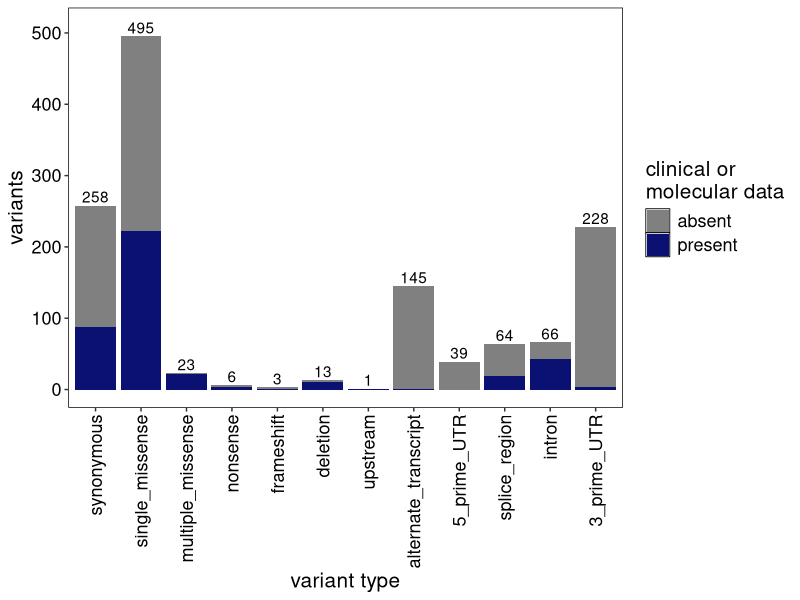
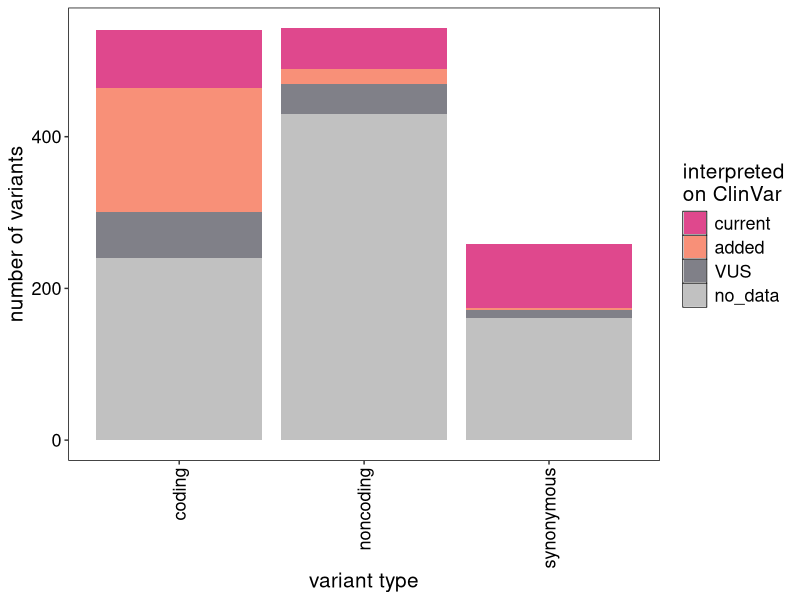
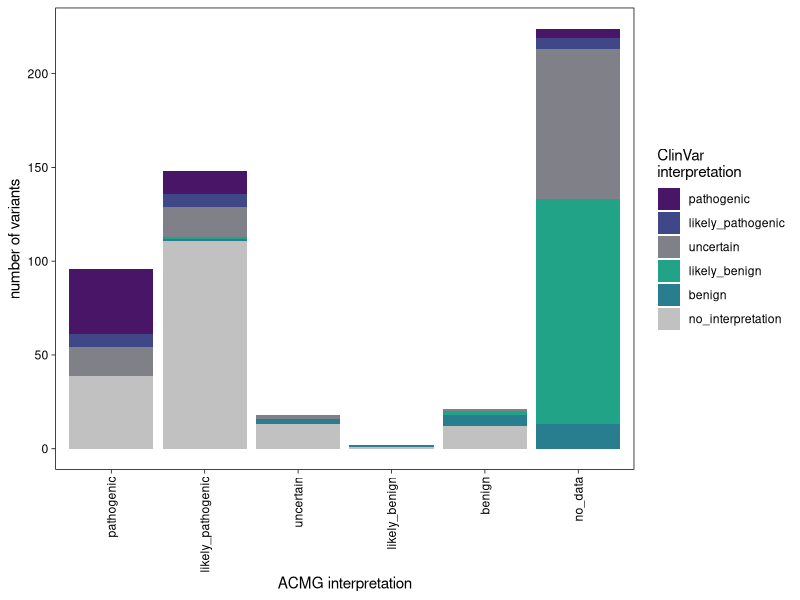
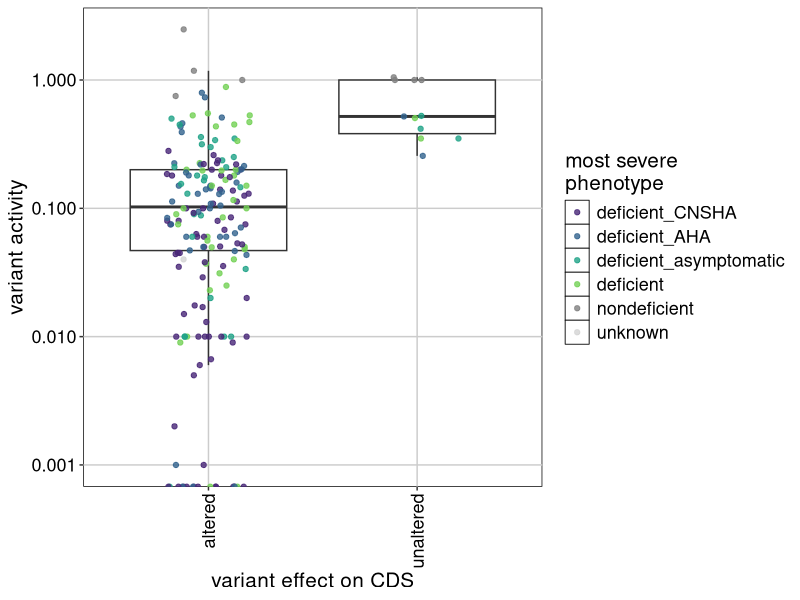
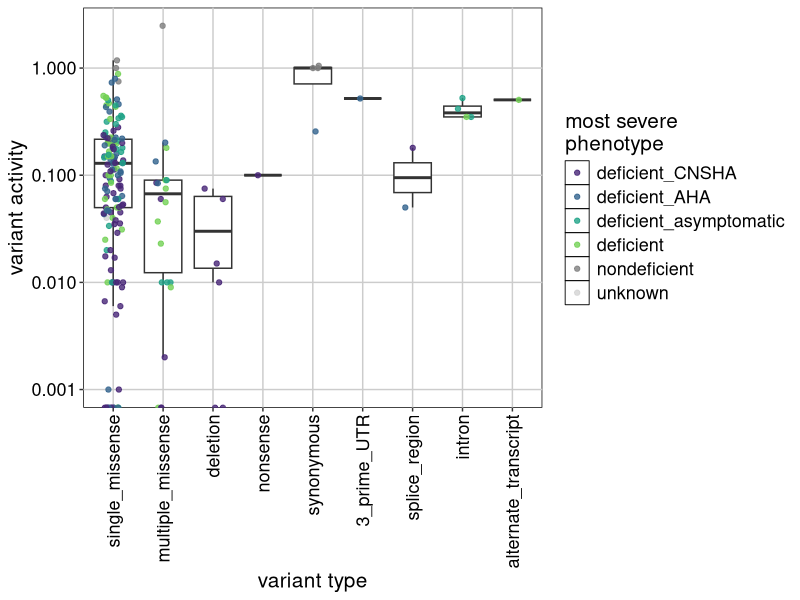
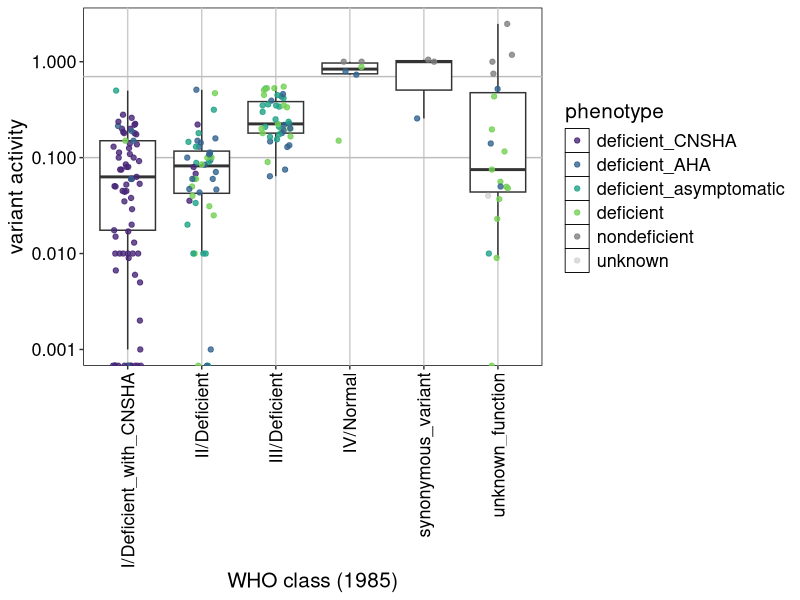
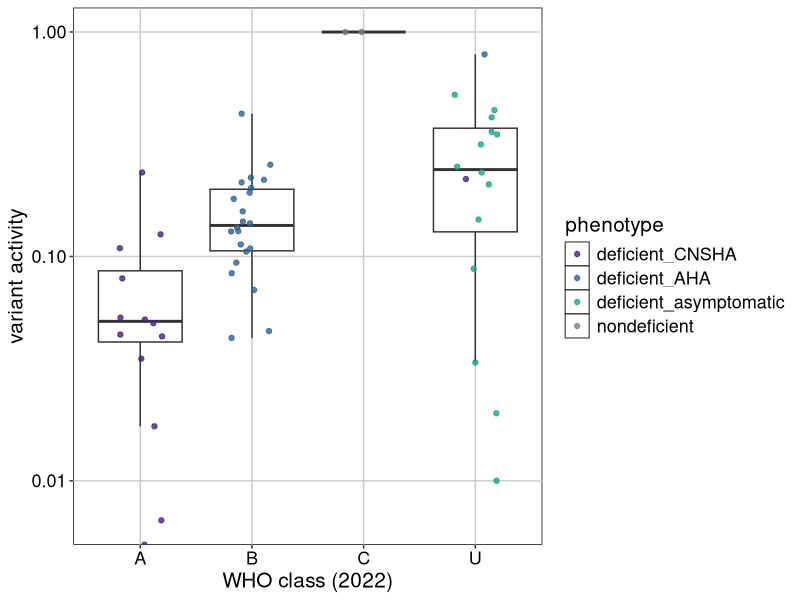
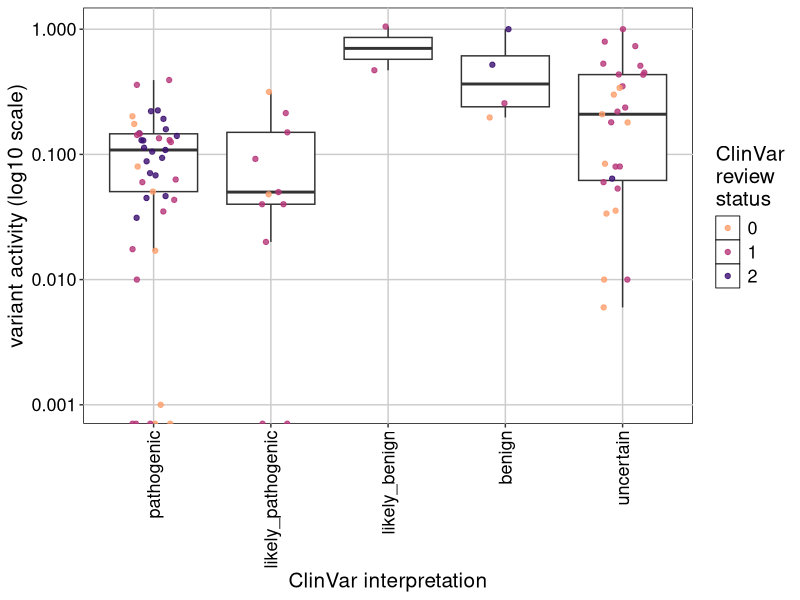

Reproduce these figures in R, in order.
## ---- chunk 1
knitr::opts_chunk$set(echo = TRUE)
## ---- chunk 2
library(dplyr)
library(ggplot2)
library(viridis)
library(quantreg)
library(spatstat)

#make ggplot nice
ggplot <- function(...) {
  ggplot2::ggplot(...) + 
    ## white background with black border
    theme(panel.background = element_rect(fill = "white", 
                                          color = "black"),
          ## hide gridlines
          panel.grid.major = element_line(color = "grey80"),
          panel.grid.minor = element_blank(),
          ## change legend position
          legend.position = "right",
          legend.justification = "center",
          legend.key = element_rect(fill = "white", size = 0.3),
          ## change text
          axis.title = element_text(size = 15, color = "black"),
          axis.text = element_text(size = 13, color = "black"),
          legend.text = element_text(size = 13, color = "black"),
          legend.title = element_text(size = 15, color = "black"))
}

#set color palettes
classify_colors <- c("#DF488D", "#F89078", "#808088", "#C1C1C1")
who_col <- c("#482677", "#33638D", "#20A387", "#73D055", "#808080", "#D3D3D3")
f1c_colors <- c("#481567", "#404788","#808088","#20A387FF", "#287D8E","#C1C1C1")

## ---- chunk 3
g6pd_cat <- read.delim("fig_G6PD_variant_catalog.txt", sep="\t", header=T)
g6pd_cat_noB <- filter(g6pd_cat, !is.na(hg19_core))

g6pd_cat_mol <- read.delim("fig_mol_act.txt", sep="\t", header=T)
g6pd_cat_mol_info <- read.delim("fig_G6PD_mol_info.txt", sep="\t", header=T)

acmg_counts <- read.delim("fig_acmg_counts.txt", sep="\t", header=T)
acmg_counts$acmg <- factor(acmg_counts$acmg,levels=c("pathogenic","likely_pathogenic","uncertain","likely_benign","benign","no_data"))
acmg_counts$clinvar <- factor(acmg_counts$clinvar, levels=c("pathogenic","likely_pathogenic","uncertain","likely_benign","benign","no_interpretation"))
## ---- chunk 4

#column 4 as average activity and 5 as number of hemizygotes with activity data

#make function to calculate total activity for row
total_act_fx = function(x, output){
  row_avg = as.numeric(x[4])
  row_n = as.numeric(x[5])
  return(row_avg*row_n)
}

#calculate for each row
activity_tot <- apply(g6pd_cat_mol, 1, total_act_fx)
#append as a new column
g6pd_cat_tot <- cbind(g6pd_cat_mol, activity_tot)

#now calculate weighted average by adding all activity totals and dividing by total n
g6pd_sum <- g6pd_cat_tot %>%
  group_by(hg19_core, name) %>%  #do calculations for each variant
  #sum activity and divide by number of hemizygotes
  mutate(weighted_avg_act = sum(activity_tot, na.rm=T)/sum(activity_n, na.rm=T)) 

#get unique, non-NA values
g6pd_select <- data.frame(g6pd_sum$hg19_core, g6pd_sum$name, g6pd_sum$weighted_avg_act)
g6pd_uniq_mol <- unique(g6pd_select)
g6pd_uniq_mol <- na.omit(g6pd_uniq_mol)

#export
write.table(g6pd_uniq_mol, "g6pd_uniq_act.txt", append = T, sep = "\t", row.names = F)

#mol info mined from how many papers?
n_papers <- length(unique(g6pd_cat_mol$PMID))
print(n_papers)

## ---- chunk 5
#how many have at least 3 reports of activity
g6pd_act_n <- g6pd_cat_mol %>%
  group_by(hg19_core, name) %>%  #do calculations for each variant
  #sum activity and divide by number of hemizygotes
  mutate(total_act = sum(activity_n, na.rm=T)) 
g6pd_act_n3 <- filter(g6pd_act_n, total_act >= 3)

g6pd_med_act <- g6pd_cat_mol  %>% filter(hg19_core %in% g6pd_act_n3$hg19_core) %>%
  filter(is.na(activity_avg) == FALSE) %>%
  group_by(hg19_core, name) %>%  #do calculations for each variant
  dplyr::summarise(activity_med = weighted.median(activity_avg, activity_n),
           .groups = 'drop')

#need to manuall QC check that they are >=3 unrelated (threw out Amsterdam, Dindori, Rehovot, and Vancouver)
#then determine if fit WHO 2022 cutoffs, of <20% CNSHA (A), <45% AHA (B), 60-150% no HA (C)
## ---- chunk 6
types_occur <- as.data.frame(table(g6pd_cat$type))
types_occur <- types_occur %>% rename(type=Var1) %>% rename(total_count=Freq)
types_occur$type <- factor(types_occur$type, levels = c("synonymous", "single_missense", "multiple_missense", "nonsense", "frameshift", "deletion", "upstream", "alternate_transcript", "5_prime_UTR", "splice_region", "intron", "3_prime_UTR"))
two_groups <- c("noncoding", "noncoding","noncoding","coding", "coding", "noncoding","coding", "coding","coding", "noncoding","coding", "noncoding")
types_occur$group <- two_groups

#how many have clinical or molecular data?
g6pd_cat_clinmol <- g6pd_cat %>%
  filter(molecular_info>0 | is.na(ClinVar_class) == FALSE) %>%
  filter(molecular_info>0 | ClinVar_class %in% c("pathogenic", "likely_pathogenic", "likely_benign", "benign"))
types_occur_clinmol <- as.data.frame(table(g6pd_cat_clinmol$type))
types_occur_clinmol <- types_occur_clinmol %>% rename(type=Var1) %>% rename(mol_count=Freq)
types_occur <- left_join(types_occur, types_occur_clinmol, by = "type")
types_occur$type <- factor(types_occur$type, levels = c("synonymous", "single_missense", "multiple_missense", "nonsense", "frameshift", "deletion", "upstream", "alternate_transcript", "5_prime_UTR", "splice_region", "intron", "3_prime_UTR"))

#graph number with clin and mol data by type
#note that catalog only included intron variants with clinmol data or >5% pop freq
fig_1a <- ggplot(data=types_occur) +
  geom_col(aes(x=type, y=total_count, fill="absent")) +
  geom_col(aes(x=type, y=mol_count, fill="present")) +
  geom_text(aes(x=type, y=total_count, label=total_count), vjust=-0.25) +
  xlab("variant type") +
  ylab("variants") +
  labs(fill="clinical or\nmolecular data") +
  scale_fill_manual(values=c("#808080", "#0A1172")) +
  ylim(0,510) +
  theme(panel.grid.major = element_blank(), panel.grid.minor = element_blank()) +
  theme(axis.text.x = element_text(angle = 90, vjust = 0.5, hjust=1))
ggsave(file = "fig1A.pdf", fig_1a, device="pdf", height = 6, width = 11)
## ---- chunk 7
#make the df
variants <- c(76, 163, 61, 240, 54, 20, 39, 430, 84, 3, 10, 161)
type <- c(rep("coding", 4), rep("noncoding", 4), rep("synonymous", 4))
reference <- c("current", "added", "VUS", "no_data")
var_type_counts <- data.frame(variants, type)
var_type_counts <- cbind(var_type_counts, rep(reference))
colnames(var_type_counts) <- c('variant', "type", "reference")
var_type_counts$reference <- factor(var_type_counts$reference, levels=c("current", "added", "VUS", "no_data"))

#plot
fig_1B <- ggplot(data=var_type_counts,
       aes(x=type, y=variants, fill=reference)) +
  geom_col() +
  scale_fill_manual(values=classify_colors) +
  xlab("variant type") +
  ylab("number of variants") +
  labs(fill="interpreted\non ClinVar") +
  theme(panel.grid.major = element_blank(), panel.grid.minor = element_blank()) +
  theme(axis.text.x = element_text(angle = 90, vjust = 0.5, hjust=1))
ggsave(file = "fig1B.pdf", fig_1B, device="pdf", height = 6, width = 5)
## ---- chunk 8
fig_1C <- ggplot(data=acmg_counts,
       aes(x=acmg, y=count, fill=clinvar)) +
  geom_col() +
  theme_linedraw() +
  scale_fill_manual(values=f1c_colors) +
  xlab("ACMG interpretation") +
  ylab("number of variants") +
  labs(fill="ClinVar\ninterpretation") +
  theme(panel.grid.major = element_blank(), panel.grid.minor = element_blank()) +
  theme(axis.text.x = element_text(angle = 90, vjust = 0.5, hjust=1))
ggsave(file = "fig1C.pdf", fig_1C, device="pdf", height = 6, width = 7)
## ---- chunk 9
g6pd_cat_type <- g6pd_cat
g6pd_cat_type$group <- as.character(g6pd_cat_type$type)
g6pd_cat_type$group[g6pd_cat_type$type %in% c("single_missense", "multiple_missense", "deletion","nonsense", "splice_region")] <- "altered"
g6pd_cat_type$group[g6pd_cat_type$type %in% c("synonymous", "3_prime_UTR", "5_prime_UTR", "intron","alternate_transcript", "upstream", NA)] <- "unaltered"
g6pd_cat_type$phenotype <- factor(g6pd_cat_type$phenotype, levels = c("deficient_CNSHA", "deficient_AHA", "deficient_asymptomatic", "deficient", "nondeficient", "unknown"))

fig_2a <- ggplot(data=subset(g6pd_cat_type, !is.na(activity_avg)), aes(x=group, y=activity_avg)) +
  geom_boxplot(outlier.alpha=F) +
  geom_jitter(aes(color=phenotype), width=0.2, height=0, alpha=0.8) +
  scale_color_manual(values=who_col) +
  xlab("variant effect on CDS") +
  ylab("variant activity") +
  labs(color="most severe\nphenotype") +
  scale_y_continuous(trans='log10') +
  theme(panel.grid.minor = element_blank()) +
  theme(axis.text.x = element_text(angle = 90, vjust = 0.5, hjust=1))
ggsave(file = "fig2A.pdf", fig_2a, device="pdf", height = 5, width = 5)

print(t.test(activity_avg ~ group, data = subset(g6pd_cat_type, !is.na(activity_avg))))
## ---- chunk 10
g6pd_cat_noB$type <- factor(g6pd_cat_noB$type, levels = c("single_missense", "multiple_missense", "deletion", "nonsense", "synonymous", "5_prime_UTR", "3_prime_UTR", "splice_region", "intron", "alternate_transcript"))
g6pd_cat_noB$phenotype <- factor(g6pd_cat_noB$phenotype, levels = c("deficient_CNSHA", "deficient_AHA", "deficient_asymptomatic", "deficient", "nondeficient", "unknown"))

fig_2b <- ggplot(data=subset(g6pd_cat_noB, !is.na(activity_avg)), aes(x=type, y=activity_avg)) +
  geom_boxplot(outlier.alpha=F) + #hide outlier points since already graphed
  geom_jitter(aes(color=phenotype), width=0.2, height=0, alpha=0.8) +
  scale_color_manual(values=who_col) +
  xlab("variant type") +
  ylab("variant activity") +
  labs(color="most severe\nphenotype") +
  scale_y_continuous(trans='log10') +
  theme(panel.grid.minor = element_blank()) +
  theme(axis.text.x = element_text(angle = 90, vjust = 0.5, hjust=1))
ggsave(file = "fig2B.pdf", fig_2b, device="pdf", height = 5, width = 8)
## ---- chunk 11
g6pd_cat$phenotype <- factor(g6pd_cat$phenotype, levels = c("deficient_CNSHA", "deficient_AHA", "deficient_asymptomatic", "deficient", "nondeficient", "unknown"))

fig_2c <- ggplot(data=subset(g6pd_cat, !is.na(activity_avg)),aes(x=WHO_class_1985, y=activity_avg)) +
  geom_hline(yintercept=0.1, color="gray") +
  geom_hline(yintercept=0.7, color="gray") + #lines for score cutoffs
  geom_boxplot(outlier.alpha=F) + #hide outlier points since already graphed
  geom_jitter(aes(color=phenotype), width=0.2, height=0, alpha=0.8) +
  scale_color_manual(values=who_col) +
  xlab("WHO class (1985)") +
  ylab("variant activity") +
  scale_y_continuous(trans='log10') +
  theme(panel.grid.minor = element_blank(), panel.grid.major.y = element_blank()) +
  theme(axis.text.x = element_text(angle = 90, vjust = 0.5, hjust=1))
ggsave(file = "fig2C.pdf", fig_2c, device="pdf", height = 6, width = 6)

print(TukeyHSD(aov(activity_avg ~ WHO_class_1985, data = subset(g6pd_cat, !is.na(activity_avg))))) #anova tests

## ---- chunk 12
g6pd_cat$phenotype <- factor(g6pd_cat$phenotype, levels = c("deficient_CNSHA", "deficient_AHA", "deficient_asymptomatic", "deficient", "nondeficient", "unknown"))

fig_2d <- ggplot(data=subset(g6pd_cat, !is.na(WHO_class_2022)),
       aes(x=WHO_class_2022, y=activity_avg)) +
  geom_boxplot(outlier.alpha=F) + #hide outlier points since already graphed
  geom_jitter(aes(color=phenotype), width=0.2, height=0, alpha=0.8) +
  scale_color_manual(values=c("#482677", "#33638D", "#20A387", "#808080")) +
  xlab("WHO class (2022)") +
  ylab("variant activity") +
  scale_y_continuous(trans='log10') 
ggsave(file = "fig2D.pdf", fig_2d, device="pdf", height = 4, width = 5)

print(TukeyHSD(aov(activity_avg ~ WHO_class_2022, data = subset(g6pd_cat, !is.na(activity_avg))))) #anova tests


## ---- chunk 13
g6pd_cat_uc <- g6pd_cat
g6pd_cat_uc["ClinVar_class"][g6pd_cat_uc["ClinVar_class"]=="conflicting"] <- "uncertain"
g6pd_cat_uc["ClinVar_class"][g6pd_cat_uc["ClinVar_class"]=="other"] <- "uncertain"
g6pd_cat_uc$ClinVar_class <- factor(g6pd_cat_uc$ClinVar_class, levels = c("pathogenic", "likely_pathogenic", "likely_benign", "benign", "uncertain"))

fig_2e <- ggplot(data=subset(g6pd_cat_uc, !is.na(ClinVar_class)), #only graph if has clinvar class
       aes(x=ClinVar_class, y=activity_avg)) +
  geom_boxplot(outlier.alpha=F) + #hide outlier points since already graphed
  geom_jitter(aes(color=as.factor(ClinVar_stat)), width=0.2, height=0, alpha=0.8) +
  scale_color_viridis(option='magma', discrete=T, begin=0.2, end=0.8, direction=-1) +
  xlab("ClinVar interpretation") +
  ylab("variant activity (log10 scale)") +
  labs(color="ClinVar\nreview\nstatus") +
  scale_y_continuous(trans='log10') +
  theme(panel.grid.minor = element_blank()) +
  theme(axis.text.x = element_text(angle = 90, vjust = 0.5, hjust=1))
ggsave(file = "fig2E.pdf", fig_2e, device="pdf", height = 6, width = 5)

print(TukeyHSD(aov(activity_avg ~ ClinVar_class, data = subset(g6pd_cat_uc, !is.na(ClinVar_class))))) #anova tests

## ---- chunk 14
g6pd_cat$ACMG_class <- factor(g6pd_cat$ACMG_class, levels = c("pathogenic", "likely_pathogenic", "likely_benign", "benign", "uncertain"))

fig_2f <- ggplot(data=subset(g6pd_cat, !is.na(ACMG_class)), #only graph if has clinvar class
       aes(x=ACMG_class, y=activity_avg)) +
  geom_boxplot(outlier.alpha=F) + #hide outlier points since already graphed
  geom_jitter(aes(color=activity_refs), width=0.2, height=0, alpha=0.8) +
  scale_color_viridis(option='magma', trans="log", begin=0.1, end=0.8, direction=-1) +
  xlab("ACMG interpretation") +
  ylab("variant activity (log10 scale)") +
  labs(color="number of\nreferences") +
  scale_y_continuous(trans='log10') +
  theme(panel.grid.minor = element_blank()) +
  theme(axis.text.x = element_text(angle = 90, vjust = 0.5, hjust=1))
ggsave(file = "fig2F.pdf", fig_2f, device="pdf", height = 6, width = 5)

print(TukeyHSD(aov(activity_avg ~ ACMG_class, data = subset(g6pd_cat, !is.na(ACMG_class))))) #anova tests

## ---- chunk 15
g6pd_cat_single <- subset(g6pd_cat, type %in% c("single_missense", "synonymous"))
g6pd_cat_single$position <- as.numeric(gsub("([0-9]+).*$", "\\1", g6pd_cat_single$amino_acid)) #extract the residue position
g6pd_cat_single$phenotype <- factor(g6pd_cat_single$phenotype, levels = c("deficient_CNSHA", "deficient_AHA", "deficient_asymptomatic", "deficient", "nondeficient", "unknown"))

fig_3a <- ggplot(data=g6pd_cat_single, aes(x=position, y=activity_avg, color=phenotype)) +
  geom_point(alpha=0.8) +
  xlab("amino acid position") +
  ylab("variant activity") +
  labs(color="most severe phenotype") +
  scale_y_continuous(trans='log10') +
  scale_color_manual(values=who_col)
ggsave(file = "fig3A.pdf", fig_3a, device="pdf", height = 4, width = 12)
## ---- chunk 16
g6pd_cat_single_num <- g6pd_cat_single
g6pd_cat_single_num$position <- as.numeric(gsub("([0-9]+).*$", "\\1", g6pd_cat_single_num$amino_acid)) #extract the residue position
g6pd_cat_single_num$stability <- as.character(g6pd_cat_single_num$stability)
g6pd_cat_single_num$stability[g6pd_cat_single_num$stability == "decreased"] <- 0
g6pd_cat_single_num$stability[g6pd_cat_single_num$stability == "normal"] <- 1
g6pd_cat_single_num$stability[g6pd_cat_single_num$stability == "increased"] <- 2
g6pd_cat_single_num$stability[g6pd_cat_single_num$stability == "conflicting"] <- NA
g6pd_cat_single_num$phenotype <- factor(g6pd_cat_single_num$phenotype, levels = c("deficient_CNSHA", "deficient_AHA", "deficient_asymptomatic", "deficient", "nondeficient", "unknown"))

fig_3b <- ggplot(data=subset(g6pd_cat_single_num, !is.na(stability)), aes(x=position, y=stability, color=phenotype)) +
  geom_jitter(height=0.1, alpha=0.8) +
  xlab("amino acid position") +
  ylab("variant stability") +
  labs(color="most severe phenotype") +
  scale_color_manual(values=who_col)
ggsave(file = "fig3B.pdf", fig_3b, device="pdf", height = 3, width = 12)
## ---- chunk 17
g6pd_cat$phenotype <- factor(g6pd_cat$phenotype, levels = c("deficient_CNSHA", "deficient_AHA", "deficient_asymptomatic", "deficient", "nondeficient", "unknown"))
g6pd_cat$stability <- factor(g6pd_cat$stability, levels = c("decreased", "normal", "increased", "conflicting"))
fig_3d <- ggplot(data=subset(g6pd_cat, !is.na(stability)), #only graph if has stability data
       aes(x=stability, y=activity_avg)) +
  geom_boxplot(outlier.alpha=F) + #hide outlier points since already graphed
  geom_jitter(aes(color=phenotype), width=0.2, height=0, alpha=0.8) +
  scale_color_manual(values=who_col) +
  scale_y_continuous(trans='log10') +
  xlab("variant stability") +
  ylab("variant activity") +
  labs(color="most severe observed\nclinical phenotype") +
  theme(axis.text.x = element_text(angle = 90, vjust = 0.5, hjust=1))
ggsave(file = "fig3D.pdf", fig_3d, device="pdf", height = 4, width = 6)

print(TukeyHSD(aov(activity_avg ~ stability, data = subset(g6pd_cat, !is.na(stability))))) #anova tests

## ---- chunk 18
g6pd_mol_stabnum <- g6pd_cat
g6pd_mol_stabnum$stability <- as.character(g6pd_mol_stabnum$stability)
g6pd_mol_stabnum$stability[g6pd_mol_stabnum$stability == "decreased"] <- 0
g6pd_mol_stabnum$stability[g6pd_mol_stabnum$stability == "normal"] <- 1
g6pd_mol_stabnum$stability[g6pd_mol_stabnum$stability == "increased"] <- 2
g6pd_mol_stabnum$stability[g6pd_mol_stabnum$stability == "conflicting"] <- NA
g6pd_mol_stabnum$phenotype <- factor(g6pd_mol_stabnum$phenotype, levels = c("deficient_CNSHA", "deficient_AHA", "deficient_asymptomatic", "deficient", "nondeficient", "unknown"))
fig_3e <- ggplot(data=subset(g6pd_mol_stabnum, !is.na(phenotype)), #only graph if has ptype
       aes(x=phenotype, y=as.numeric(stability))) +
  geom_violin(outlier.alpha=F) + #hide outlier points since already graphed
  geom_jitter(aes(color=phenotype), width=0.2, height=0.1, alpha=0.8) +
  scale_color_manual(values=who_col) +
  xlab("most severe observed clinical phenotype") +
  ylab("variant stability") +
  labs(color="phenotype") +
  theme(axis.text.x = element_text(angle = 90, vjust = 0.5, hjust=1))
ggsave(file = "fig3E.pdf", fig_3e, device="pdf", height = 4, width = 6)

## ---- chunk 19
g6pd_cat_5 <- subset(g6pd_cat, activity_refs >= 5) #get 5 or more refs
g6pd_mol_5 <- g6pd_cat_mol %>% filter(hg19_core %in% g6pd_cat_5$hg19_core) #get the studies for those variants
g6pd_mol_5 <- g6pd_mol_5 %>% filter(is.na(activity_avg) == FALSE) #get rid of rows without activity data

fig_4a <- ggplot(data=g6pd_mol_5, #only graph if has activity
       aes(x=reorder(name, activity_avg), y=activity_avg)) + #order x axis by activity
  geom_boxplot(aes(weight=activity_n), outlier.alpha=F) + #weights by n in study, requires package quantreg
  geom_jitter(aes(color=activity_n), width=0.2, height=0, alpha=0.8) +
  scale_color_viridis(option='magma', trans="log", begin=0.1, end=0.8, direction=-1) +
  xlab("variant") +
  ylab("variant activity") +
  labs(color="number of\nhemizygotes") +
  scale_y_continuous(trans='log10') +
  theme(axis.text.x = element_text(angle = 90, vjust = 0.5, hjust=1))
ggsave(file = "fig4A.pdf", fig_4a, device="pdf", height = 4, width = 9)

## ---- chunk 20
g6pd_cat_mol_info$phenotype <- factor(g6pd_cat_mol_info$phenotype, levels = c("deficient_CNSHA", "deficient_AHA", "deficient_asymptomatic", "deficient", "nondeficient", "unknown"))

fig_4b <- ggplot(data=subset(g6pd_cat_mol_info, !is.na(phenotype)), #only graph if has activity
       aes(x=phenotype, y=activity_avg)) +
  geom_boxplot(aes(weight=activity_n), outlier.alpha=F) + #hide outlier points since already graphed
  geom_jitter(aes(color=activity_n), width=0.2, height=0, alpha=0.8) +
  scale_color_viridis(option='magma', trans="log", begin=0.1, end=0.8, direction=-1) +
  xlab("most severe observed clinical phenotype") +
  ylab("variant activity") +
  labs(color="hemizygotes\nin study") +
  scale_y_continuous(trans='log10') +
  theme(panel.grid.minor = element_blank()) +
  theme(axis.text.x = element_text(angle = 90, vjust = 0.5, hjust=1))
ggsave(file = "fig4B.pdf", fig_4b, device="pdf", height = 4, width = 4.5)

print(TukeyHSD(aov(activity_avg ~ phenotype, data = subset(g6pd_cat_mol_info, !is.na(phenotype))))) #anova tests
## ---- chunk 21
g6pd_cat$ClinVar_class <- factor(g6pd_cat$ClinVar_class, levels = c("pathogenic", "likely_pathogenic", "uncertain", "likely_benign", "benign", "conflicting", "other"))
clinlevels_colors <- c("#481567", "#404788","#808088","#20A387FF", "#287D8E","#C1C1C1","#C1C1C1")

fig_4ci <- ggplot(data=subset(g6pd_cat, !is.na(ClinVar_class)), #only graph if has clinvar class
       aes(x=ClinVar_class, y=molecular_info)) +
  geom_boxplot(outlier.alpha=F) + #hide outlier points since already graphed
  geom_jitter(aes(color=ClinVar_class), width=0.2, height=0, alpha=0.8) +
  scale_color_manual(values=clinlevels_colors) +
  xlab("ClinVar interpretation") +
  ylab("number of studies\nwith molecular information") +
  #labs(color="ClinVar\nreview\nstatus") +
  scale_y_continuous(trans='log10') +
  theme(axis.text.x = element_text(angle = 90, vjust = 0.5, hjust=1), legend.position='none')
ggsave(file = "fig4Ci.pdf", fig_4ci, device="pdf", height = 4, width = 3)
## ---- chunk 22
g6pd_cat$ACMG_class <- factor(g6pd_cat$ACMG_class, levels = c("pathogenic", "likely_pathogenic", "uncertain","likely_benign", "benign"))
clinlevels_colors <- c("#481567", "#404788","#808088","#20A387FF", "#287D8E","#C1C1C1","#C1C1C1")

fig_4cii <- ggplot(data=subset(g6pd_cat, !is.na(ACMG_class)), #only graph if has clinvar class
       aes(x=ACMG_class, y=molecular_info)) +
  geom_boxplot(outlier.alpha=F) + #hide outlier points since already graphed
  geom_jitter(aes(color=ACMG_class),width=0.2, height=0, alpha=0.8) +
  scale_color_manual(values=clinlevels_colors) +
  xlab("ACMG interpretation") +
  ylab("number of studies\nwith molecular information") +
  #labs(color="ClinVar\nreview\nstatus") +
  scale_y_continuous(trans='log10') +
  theme(axis.text.x = element_text(angle = 90, vjust = 0.5, hjust=1), legend.position='none')
ggsave(file = "fig4Cii.pdf", fig_4cii, device="pdf", height = 4, width = 2.5)
